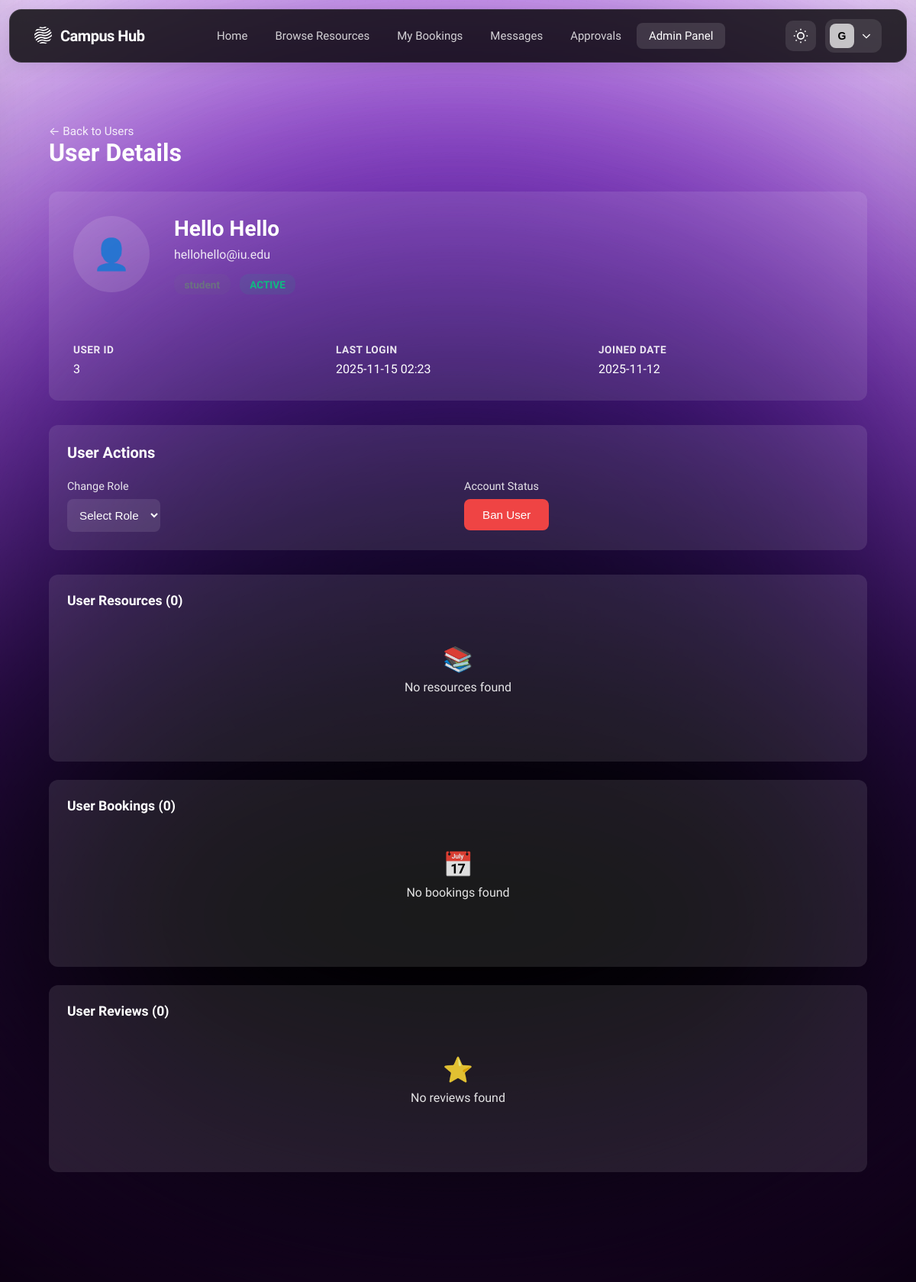
/admin/users/3 (signed in), run on an earlier commit of the app's database.
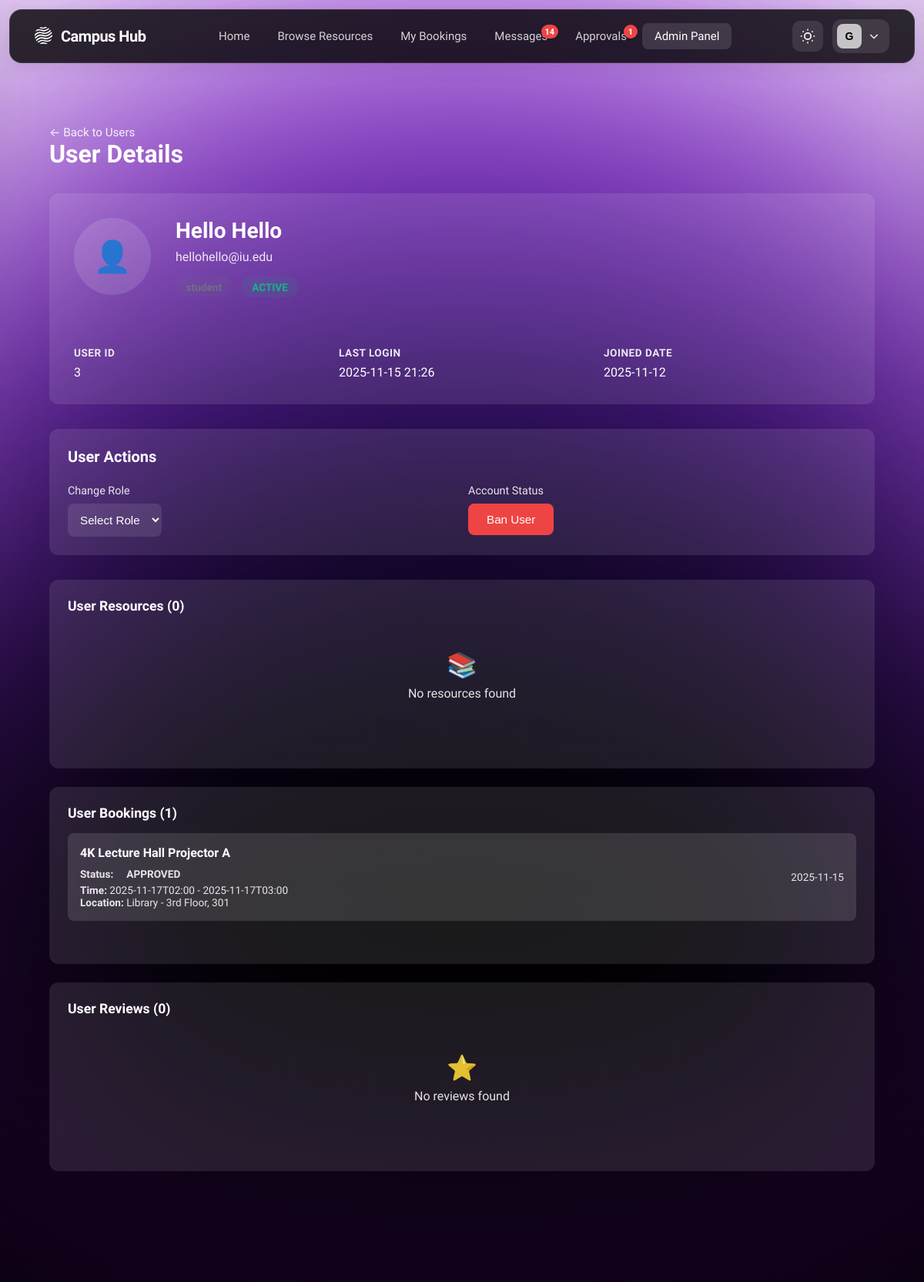
And on a later commit of the database.
### tables this page shows
CREATE TABLE users (
    user_id INTEGER PRIMARY KEY AUTOINCREMENT,
    name TEXT NOT NULL,
    email TEXT NOT NULL UNIQUE,
    password_hash TEXT NOT NULL,
    role TEXT NOT NULL CHECK (role IN ('student','staff','admin')),
    profile_image TEXT,
    department_id INTEGER REFERENCES departments(department_id),
    email_verified BOOLEAN NOT NULL DEFAULT 0,
    verification_token TEXT,
    verification_token_expires DATETIME,
    reset_password_token TEXT,
    reset_password_expires DATETIME,
    created_at DATETIME DEFAULT CURRENT_TIMESTAMP,
    updated_at DATETIME
, is_banned INTEGER DEFAULT 0, last_login TIMESTAMP);

CREATE TABLE bookings (
    booking_id INTEGER PRIMARY KEY AUTOINCREMENT,
    resource_id INTEGER NOT NULL REFERENCES resources(resource_id) ON DELETE RESTRICT,
    requester_id INTEGER NOT NULL REFERENCES users(user_id) ON DELETE RESTRICT,
    start_datetime DATETIME NOT NULL,
    end_datetime DATETIME NOT NULL,
    status TEXT NOT NULL DEFAULT 'pending' CHECK (status IN ('pending','approved','rejected','cancelled','completed')),
    approval_required BOOLEAN NOT NULL DEFAULT 0,
    notes TEXT,
    created_at DATETIME DEFAULT CURRENT_TIMESTAMP,
    updated_at DATETIME,
    CHECK (end_datetime > start_datetime)
);

CREATE TABLE resources (
    resource_id INTEGER PRIMARY KEY AUTOINCREMENT,
    owner_type TEXT NOT NULL CHECK (owner_type IN ('user','group')),
    owner_id INTEGER NOT NULL,  -- Polymorphic FK: user_id when owner_type='user', group_id when owner_type='group'
    title TEXT NOT NULL,
    description TEXT,
    category_id INTEGER REFERENCES resource_categories(category_id),
    location TEXT,
    capacity INTEGER CHECK (capacity > 0 OR capacity IS NULL),  -- NULL for resources without capacity limits
    status TEXT NOT NULL DEFAULT 'draft' CHECK (status IN ('draft','published','archived')),
    availability_mode TEXT NOT NULL DEFAULT 'rules' CHECK (availability_mode IN ('rules','open','by-request')),
    requires_approval BOOLEAN NOT NULL DEFAULT 0,
    created_at DATETIME DEFAULT CURRENT_TIMESTAMP,
    updated_at DATETIME
, images TEXT, availability_rules TEXT);

### src/controllers/admin_controller.py (the view)
@admin_bp.route('/users/<int:user_id>')
@login_required
@role_required('admin')
def user_detail(user_id):
    try:
        user = UserDAL.get_user_by_id(user_id)
        if not user:
            flash('User not found.', 'danger')
            return redirect(url_for('admin.users'))
        if user.get('is_banned'):
            user['status'] = 'banned'
        else:
            user['status'] = 'active'
        resources_page = request.args.get('resources_page', 1, type=int)
        bookings_page = request.args.get('bookings_page', 1, type=int)
        reviews_page = request.args.get('reviews_page', 1, type=int)
        user_resources = ResourceDAL.get_all_resources(
            owner_type='user',
            owner_id=user_id,
            limit=1000  # Fetch all resources
        )
        user_bookings = BookingDAL.get_bookings_by_user(user_id, limit=1000)
        user_reviews = ReviewDAL.get_reviews_by_user(user_id, limit=1000)
        return render_template(
            'admin/user_detail.html',
            user=user,
            user_resources=user_resources,
            user_bookings=user_bookings,
            user_reviews=user_reviews,
            resources_page=resources_page,
            bookings_page=bookings_page,
            reviews_page=reviews_page
        )
    except Exception as e:
        logger.error(f"Error loading user detail: {str(e)}", exc_info=True)
        flash('Error loading user details.', 'danger')
        return redirect(url_for('admin.users'))

### src/app.py (called while the page is built)
def init_extensions(app):
    csrf.init_app(app)
    login_manager.init_app(app)
    login_manager.login_view = 'auth.login'  # Redirect to login page if not authenticated
    login_manager.login_message = 'Please log in to access this page.'
    login_manager.login_message_category = 'info'
    @login_manager.user_loader
    def load_user(user_id):
        from src.data_access.user_dal import UserDAL
        from src.models.user import User
        user_data = UserDAL.get_user_by_id(int(user_id))
        if user_data:
            return User(user_data)
        return None

### src/data_access/base_dal.py (called while the page is built)
    @classmethod
    def get_db_path(cls) -> str:
        if cls._db_path is None:
            base_dir = Path(__file__).parent.parent.parent
            cls._db_path = str(base_dir / 'campus_resource_hub.db')
        return cls._db_path

    @classmethod
    def execute_query(cls, query: str, params: Tuple = ()) -> List[Dict[str, Any]]:
        with cls.get_connection() as conn:
            cursor = conn.cursor()
            cursor.execute(query, params)
            rows = cursor.fetchall()
            return [dict(row) for row in rows]

### src/models/user.py (called while the page is built)
    @property
    def user_id(self) -> int:
        return self._user_id

### src/templates/admin/user_detail.html (shortened to what the changed rows need)
{% extends 'base.html' %}
{% block content %}
<div class="admin-container">
    <div class="page-header">
        <div>
            <h1>User Details</h1>
        </div>
    </div>
    <div class="user-info-card">
        <div class="user-header">
            <div class="user-main-info">
                <h2>{{ user.name }}</h2>
                <div class="user-email">{{ user.email }}</div>
                <div class="user-badges">
                    <span class="role-badge {{ user.role }}">{{ user.role }}</span>
                    <span class="status-badge {{ user.status }}">{{ user.status }}</span>
                </div>
            </div>
        </div>
        <div class="user-details-grid">
            <div class="detail-item">
                <div class="detail-label">User ID</div>
                <div class="detail-value">{{ user.user_id }}</div>
            </div>
            <div class="detail-item">
                <div class="detail-label">Last Login</div>
                <div class="detail-value">{{ user.last_login[:16] if user.last_login else 'Never' }}</div>
            </div>
            <div class="detail-item">
                <div class="detail-label">Joined Date</div>
                <div class="detail-value">{{ user.created_at[:10] if user.created_at else 'N/A' }}</div>
            </div>
        </div>
    </div>
    {% if user.user_id != current_user.user_id %}
    <div class="actions-section">
        <h3>User Actions</h3>
        <div class="actions-grid">
            <div class="action-group">
                <div class="action-label">Change Role</div>
                <form method="POST" action="{{ url_for('admin.change_user_role', user_id=user.user_id) }}" id="roleFormDetail">
                    <select name="role" class="action-select" onchange="confirmRoleChangeDetail(this, '{{ user.name }}', '{{ user.role }}')">
                        <option value="">Select Role</option>
                    </select>
                </form>
            </div>
            <div class="action-group">
                <div class="action-label">Account Status</div>
                {% if user.is_banned %}
                <form method="POST" action="{{ url_for('admin.unban_user', user_id=user.user_id) }}">
                    <input type="hidden" name="csrf_token" value="{{ csrf_token() }}"/>
                    <button type="submit" class="action-btn success">Unban User</button>
                </form>
                {% else %}
                <form method="POST" action="{{ url_for('admin.ban_user', user_id=user.user_id) }}" onsubmit="return confirm('Are you sure you want to ban {{ user.name }}?');">
                    <button type="submit" class="action-btn danger">Ban User</button>
                </form>
                {% endif %}
            </div>
        </div>
    </div>
    {% endif %}
    <div class="activity-grid" id="user-activity">
        <div class="activity-section">
            <h3>User Bookings ({{ user_bookings|length }})</h3>
            {% if user_bookings %}
            {% set bookings_start = (bookings_page - 1) * 10 %}
            {% set bookings_end = bookings_start + 10 %}
            {% set bookings_total_pages = ((user_bookings|length - 1) // 10 + 1) if user_bookings|length > 0 else 1 %}
            <div class="activity-list">
                {% for booking in user_bookings[bookings_start:bookings_end] %}
                <a href="{{ url_for('admin.bookings', booking_id=booking.booking_id) }}" style="text-decoration: none; color: inherit;">
                    <div class="activity-item" style="cursor: pointer;">
                        <div class="activity-info">
                            <h4>{{ booking.resource_title }}</h4>
                            <p><strong>Status:</strong> <span class="status-badge {{ booking.status }}">{{ booking.status }}</span></p>
                            <p><strong>Time:</strong> {{ booking.start_time[:16] if booking.start_time else 'N/A' }} - {{ booking.end_time[:16] if booking.end_time else 'N/A' }}</p>
                            {% if booking.resource_location %}
                            <p><strong>Location:</strong> {{ booking.resource_location }}</p>
                            {% endif %}
                        </div>
                        <div class="activity-date">{{ booking.created_at[:10] if booking.created_at else 'N/A' }}</div>
                    </div>
                </a>
                {% endfor %}
            </div>
            {% else %}
            <div class="empty-state">
                <div class="empty-state-icon">📅</div>
                <p>No bookings found</p>
            </div>
            {% endif %}
        </div>
    </div>
</div>
{% endblock %}

### src/templates/base.html (shortened to what the changed rows need)
<!DOCTYPE html>
<html lang="en" data-theme="dark">
<head>
    <link rel="stylesheet" href="{{ url_for('static', filename='css/home.css') }}">
</head>
<body>
    <div class="background-effects">
        <div class="gradient-ellipse-1">
            <div style="position: absolute; inset: -31.25% -24.81%;">
            </div>
        </div>
        <div class="gradient-ellipse-2">
            <div style="position: absolute; inset: -41.49% -30.77%;">
            </div>
        </div>
        <div class="gradient-ellipse-3">
            <div style="position: absolute; inset: -62.11% -38.17%;">
            </div>
        </div>
        <div class="gradient-ellipse-4">
            <div style="position: absolute; inset: -37.04% -24.07%;">
            </div>
        </div>
    </div>
    <nav class="navbar">
        <div class="navbar-container">
            <div class="navbar-center">
                {% if current_user.is_authenticated %}
                    <a href="{{ url_for('message.inbox') }}" class="nav-link {% if request.endpoint and request.endpoint.startswith('message.') %}active{% endif %}" style="position: relative;">
                        Messages
                        {% if unread_messages > 0 %}
                            <span class="notification-badge" id="message-badge">{{ unread_messages if unread_messages < 100 else '99+' }}</span>
                        {% else %}
                            <span class="notification-badge" id="message-badge" style="display: none;"></span>
                        {% endif %}
                    </a>
                    {% if current_user.role in ['staff', 'admin'] %}
                        <a href="{{ url_for('booking.pending_approvals') }}" class="nav-link {% if request.endpoint == 'booking.pending_approvals' %}active{% endif %}" style="position: relative;">
                            Approvals
                            {% if pending_approvals and pending_approvals > 0 %}
                                <span id="approvals-badge" class="notification-badge">{{ pending_approvals if pending_approvals < 100 else '99+' }}</span>
                            {% else %}
                                <span id="approvals-badge" class="notification-badge" style="display: none;"></span>
                            {% endif %}
                        </a>
                    {% endif %}
                {% endif %}
            </div>
        </div>
    </nav>
    <main class="main-content">
        {% block content %}{% endblock %}
    </main>
</body>
</html>

What changed in the data, as far as the page shows it:
changed users "Hello Hello": last_login "2025-11-15 02:23" → "2025-11-15 21:26"
added bookings: resource_title "4K Lecture Hall Projector A", status "APPROVED", start_datetime "2025-11-17T02:00", end_datetime "2025-11-17T03:00", resource_location "Library - 3rd Floor, 301", created_at "2025-11-15"
Also different on the page:
{{ unread_messages if unread_messages < 100 else '99+' }}: (not shown) → "14"
{{ pending_approvals if pending_approvals < 100 else '99+' }}: (not shown) → "1"
{{ user_bookings|length }}: "0" → "1"
text no longer shown: "📅 No bookings found"
